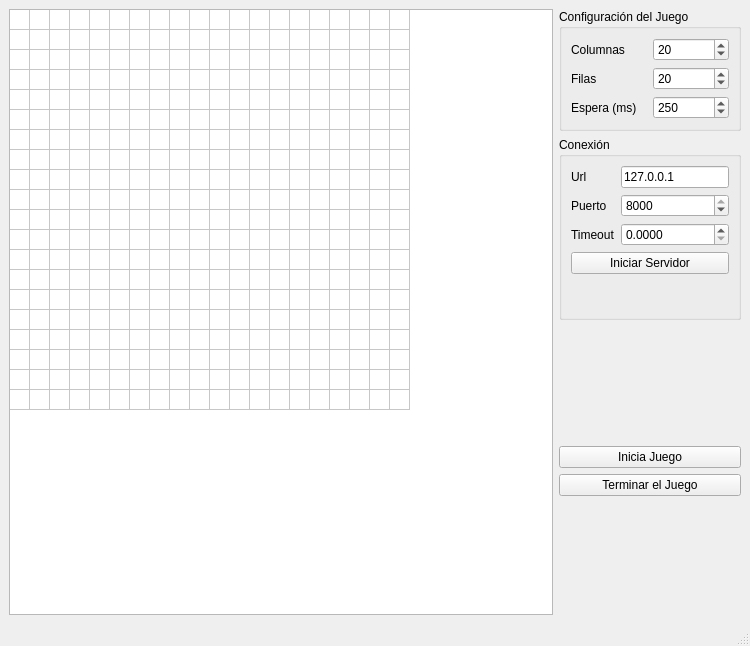
<?xml version="1.0" encoding="UTF-8"?>
<ui version="4.0">
 <class>MainWindow</class>
 <widget class="QMainWindow" name="MainWindow">
  <property name="geometry">
   <rect>
    <x>0</x>
    <y>0</y>
    <width>750</width>
    <height>646</height>
   </rect>
  </property>
  <property name="minimumSize">
   <size>
    <width>0</width>
    <height>0</height>
   </size>
  </property>
  <property name="windowTitle">
   <string>Servidor</string>
  </property>
  <widget class="QWidget" name="centralwidget">
   <layout class="QHBoxLayout" name="horizontalLayout">
    <item>
     <widget class="QTableWidget" name="tableWidget">
      <property name="sizePolicy">
       <sizepolicy hsizetype="Expanding" vsizetype="Expanding">
        <horstretch>0</horstretch>
        <verstretch>0</verstretch>
       </sizepolicy>
      </property>
      <property name="verticalScrollBarPolicy">
       <enum>Qt::ScrollBarAlwaysOff</enum>
      </property>
      <property name="horizontalScrollBarPolicy">
       <enum>Qt::ScrollBarAlwaysOff</enum>
      </property>
      <property name="autoScroll">
       <bool>true</bool>
      </property>
      <property name="dragDropOverwriteMode">
       <bool>true</bool>
      </property>
      <property name="rowCount">
       <number>20</number>
      </property>
      <property name="columnCount">
       <number>20</number>
      </property>
      <attribute name="horizontalHeaderVisible">
       <bool>false</bool>
      </attribute>
      <attribute name="horizontalHeaderDefaultSectionSize">
       <number>20</number>
      </attribute>
      <attribute name="horizontalHeaderHighlightSections">
       <bool>false</bool>
      </attribute>
      <attribute name="horizontalHeaderMinimumSectionSize">
       <number>1</number>
      </attribute>
      <attribute name="verticalHeaderVisible">
       <bool>false</bool>
      </attribute>
      <attribute name="verticalHeaderDefaultSectionSize">
       <number>20</number>
      </attribute>
      <attribute name="verticalHeaderHighlightSections">
       <bool>false</bool>
      </attribute>
      <attribute name="verticalHeaderMinimumSectionSize">
       <number>1</number>
      </attribute>
      <row/>
      <row/>
      <row/>
      <row/>
      <row/>
      <row/>
      <row/>
      <row/>
      <row/>
      <row/>
      <row/>
      <row/>
      <row/>
      <row/>
      <row/>
      <row/>
      <row/>
      <row/>
      <row/>
      <row/>
      <column/>
      <column/>
      <column/>
      <column/>
      <column/>
      <column/>
      <column/>
      <column/>
      <column/>
      <column/>
      <column/>
      <column/>
      <column/>
      <column/>
      <column/>
      <column/>
      <column/>
      <column/>
      <column/>
      <column/>
     </widget>
    </item>
    <item>
     <layout class="QVBoxLayout" name="verticalLayout_2">
      <property name="sizeConstraint">
       <enum>QLayout::SetMinimumSize</enum>
      </property>
      <item>
       <widget class="QGroupBox" name="groupBox">
        <property name="sizePolicy">
         <sizepolicy hsizetype="Preferred" vsizetype="Maximum">
          <horstretch>0</horstretch>
          <verstretch>0</verstretch>
         </sizepolicy>
        </property>
        <property name="title">
         <string>Configuración del Juego</string>
        </property>
        <layout class="QGridLayout" name="gridLayout">
         <item row="0" column="0">
          <widget class="QLabel" name="label_3">
           <property name="text">
            <string>Columnas</string>
           </property>
          </widget>
         </item>
         <item row="1" column="0">
          <widget class="QLabel" name="label">
           <property name="text">
            <string>Filas</string>
           </property>
          </widget>
         </item>
         <item row="0" column="1">
          <widget class="QSpinBox" name="spinBox_2">
           <property name="minimum">
            <number>1</number>
           </property>
           <property name="maximum">
            <number>1000000000</number>
           </property>
           <property name="value">
            <number>20</number>
           </property>
          </widget>
         </item>
         <item row="1" column="1">
          <widget class="QSpinBox" name="spinBox_3">
           <property name="minimum">
            <number>1</number>
           </property>
           <property name="maximum">
            <number>1000000000</number>
           </property>
           <property name="value">
            <number>20</number>
           </property>
          </widget>
         </item>
         <item row="2" column="1">
          <widget class="QSpinBox" name="spinBox">
           <property name="maximum">
            <number>3000</number>
           </property>
           <property name="value">
            <number>250</number>
           </property>
          </widget>
         </item>
         <item row="2" column="0">
          <widget class="QLabel" name="label_2">
           <property name="text">
            <string>Espera (ms)</string>
           </property>
          </widget>
         </item>
        </layout>
       </widget>
      </item>
      <item>
       <widget class="QGroupBox" name="groupBox_2">
        <property name="sizePolicy">
         <sizepolicy hsizetype="Maximum" vsizetype="Maximum">
          <horstretch>0</horstretch>
          <verstretch>0</verstretch>
         </sizepolicy>
        </property>
        <property name="title">
         <string>Conexión</string>
        </property>
        <layout class="QGridLayout" name="gridLayout_2">
         <item row="0" column="0">
          <widget class="QLabel" name="label_6">
           <property name="text">
            <string>Url</string>
           </property>
          </widget>
         </item>
         <item row="0" column="1">
          <widget class="QLineEdit" name="lineEdit">
           <property name="text">
            <string>127.0.0.1</string>
           </property>
          </widget>
         </item>
         <item row="2" column="0">
          <widget class="QLabel" name="label_5">
           <property name="text">
            <string>Timeout</string>
           </property>
          </widget>
         </item>
         <item row="3" column="0" colspan="2">
          <widget class="QPushButton" name="pushButton">
           <property name="text">
            <string>Iniciar Servidor</string>
           </property>
          </widget>
         </item>
         <item row="2" column="1">
          <widget class="QDoubleSpinBox" name="doubleSpinBox">
           <property name="decimals">
            <number>4</number>
           </property>
          </widget>
         </item>
         <item row="1" column="0">
          <widget class="QLabel" name="label_4">
           <property name="text">
            <string>Puerto</string>
           </property>
          </widget>
         </item>
         <item row="1" column="1">
          <widget class="QSpinBox" name="spinBox_4">
           <property name="maximum">
            <number>8000</number>
           </property>
           <property name="value">
            <number>8000</number>
           </property>
          </widget>
         </item>
         <item row="4" column="0" colspan="2">
          <widget class="QLabel" name="label_7">
           <property name="font">
            <font>
             <pointsize>18</pointsize>
             <weight>75</weight>
             <italic>true</italic>
             <bold>true</bold>
            </font>
           </property>
           <property name="text">
            <string/>
           </property>
          </widget>
         </item>
        </layout>
       </widget>
      </item>
      <item>
       <spacer name="verticalSpacer_2">
        <property name="orientation">
         <enum>Qt::Vertical</enum>
        </property>
        <property name="sizeType">
         <enum>QSizePolicy::MinimumExpanding</enum>
        </property>
        <property name="sizeHint" stdset="0">
         <size>
          <width>20</width>
          <height>40</height>
         </size>
        </property>
       </spacer>
      </item>
      <item>
       <widget class="QPushButton" name="pushButton_2">
        <property name="text">
         <string>Inicia Juego</string>
        </property>
       </widget>
      </item>
      <item>
       <widget class="QPushButton" name="pushButton_3">
        <property name="text">
         <string>Terminar el Juego</string>
        </property>
       </widget>
      </item>
      <item>
       <spacer name="verticalSpacer">
        <property name="orientation">
         <enum>Qt::Vertical</enum>
        </property>
        <property name="sizeType">
         <enum>QSizePolicy::MinimumExpanding</enum>
        </property>
        <property name="sizeHint" stdset="0">
         <size>
          <width>20</width>
          <height>40</height>
         </size>
        </property>
       </spacer>
      </item>
     </layout>
    </item>
   </layout>
  </widget>
  <widget class="QMenuBar" name="menubar">
   <property name="geometry">
    <rect>
     <x>0</x>
     <y>0</y>
     <width>750</width>
     <height>27</height>
    </rect>
   </property>
  </widget>
  <widget class="QStatusBar" name="statusbar"/>
 </widget>
 <resources/>
 <connections/>
</ui>
